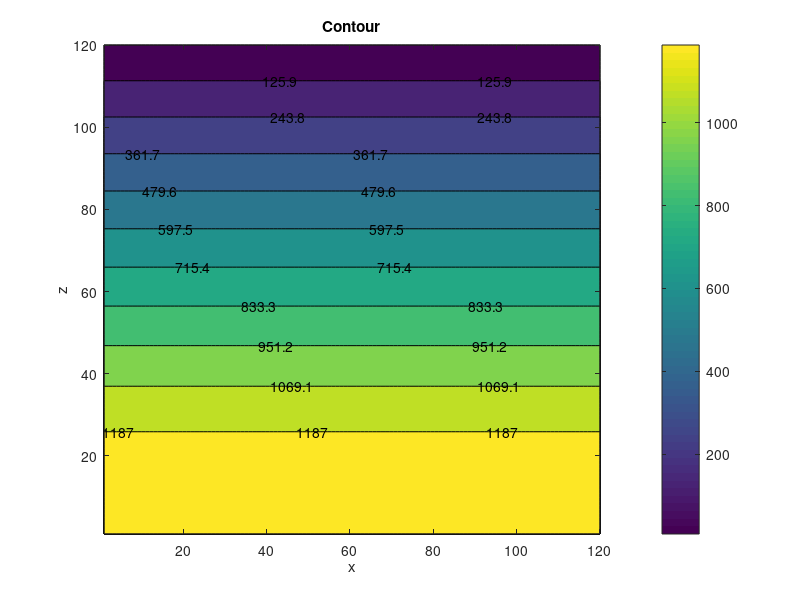
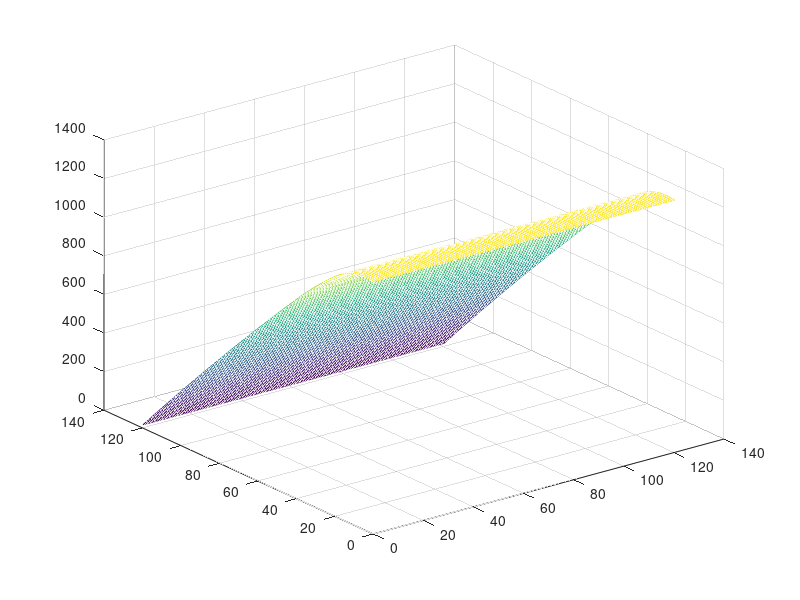

Reproduce these figures in MATLAB, in order.
home
close all
clear all

%Accessing the 'data' folder on github
addpath('..\..\data')

%Loading stable solutions
forward = load('fwdgeo120.txt');


%%

dx = linspace(1,120,length(forward));
dy = dx;
[X,Y] = meshgrid(dx,dy);


%Plotting the data
figure(1)
contourf(X,Y,forward,'ShowText','on'); %Crank-Nicolson
colorbar
title('Contour') %Title
xlabel('x') %Labels and legend
ylabel('z')

figure(2)
mesh(forward)

%% one dimensional plotter

